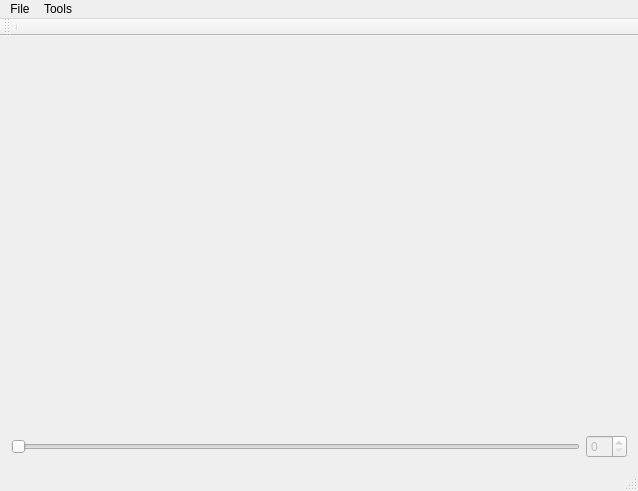
<?xml version="1.0" encoding="UTF-8"?>
<ui version="4.0">
 <class>MainWindow</class>
 <widget class="QMainWindow" name="MainWindow">
  <property name="geometry">
   <rect>
    <x>0</x>
    <y>0</y>
    <width>638</width>
    <height>491</height>
   </rect>
  </property>
  <property name="minimumSize">
   <size>
    <width>637</width>
    <height>402</height>
   </size>
  </property>
  <property name="windowTitle">
   <string>TopOptim by Marcin Szczepka</string>
  </property>
  <widget class="QWidget" name="centralWidget">
   <property name="autoFillBackground">
    <bool>true</bool>
   </property>
   <layout class="QGridLayout" name="gridLayout">
    <item row="0" column="0" colspan="2">
     <widget class="ModelView" name="modelView" native="true"/>
    </item>
    <item row="1" column="0">
     <widget class="QSlider" name="horizontalSlider">
      <property name="enabled">
       <bool>false</bool>
      </property>
      <property name="orientation">
       <enum>Qt::Horizontal</enum>
      </property>
     </widget>
    </item>
    <item row="1" column="1">
     <widget class="QSpinBox" name="spinBox">
      <property name="enabled">
       <bool>false</bool>
      </property>
     </widget>
    </item>
   </layout>
  </widget>
  <widget class="QMenuBar" name="menuBar">
   <property name="geometry">
    <rect>
     <x>0</x>
     <y>0</y>
     <width>638</width>
     <height>21</height>
    </rect>
   </property>
   <widget class="QMenu" name="menuFile">
    <property name="title">
     <string>File</string>
    </property>
    <addaction name="actionOpen"/>
    <addaction name="actionOpen_collection"/>
    <addaction name="separator"/>
    <addaction name="actionQuit"/>
   </widget>
   <widget class="QMenu" name="menuTools">
    <property name="title">
     <string>Tools</string>
    </property>
    <addaction name="actionConfiguration"/>
   </widget>
   <addaction name="menuFile"/>
   <addaction name="menuTools"/>
  </widget>
  <widget class="QToolBar" name="mainToolBar">
   <attribute name="toolBarArea">
    <enum>TopToolBarArea</enum>
   </attribute>
   <attribute name="toolBarBreak">
    <bool>false</bool>
   </attribute>
   <addaction name="separator"/>
  </widget>
  <widget class="QStatusBar" name="statusBar"/>
  <action name="actionQuit">
   <property name="text">
    <string>Quit</string>
   </property>
  </action>
  <action name="actionOpen">
   <property name="text">
    <string>Open</string>
   </property>
  </action>
  <action name="actionConfiguration">
   <property name="text">
    <string>Run Optimalization</string>
   </property>
  </action>
  <action name="actionOpen_collection">
   <property name="text">
    <string>Open collection</string>
   </property>
  </action>
 </widget>
 <layoutdefault spacing="6" margin="11"/>
 <customwidgets>
  <customwidget>
   <class>ModelView</class>
   <extends>QWidget</extends>
   <header>gui/modelview.h</header>
   <container>1</container>
  </customwidget>
 </customwidgets>
 <resources/>
 <connections/>
</ui>
